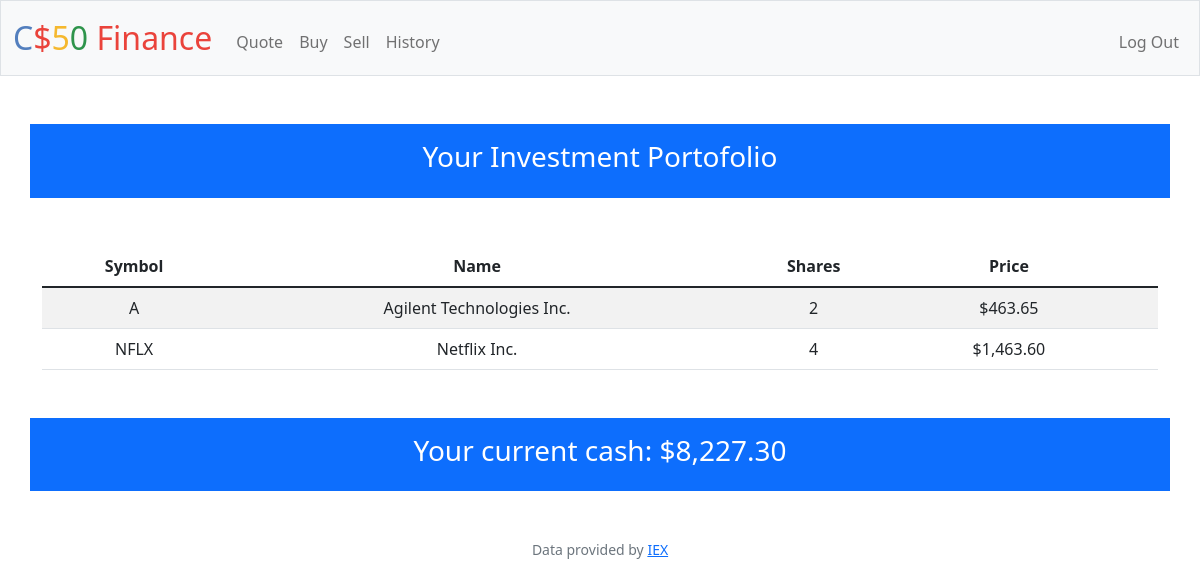
The app's page / (signed in), older data.
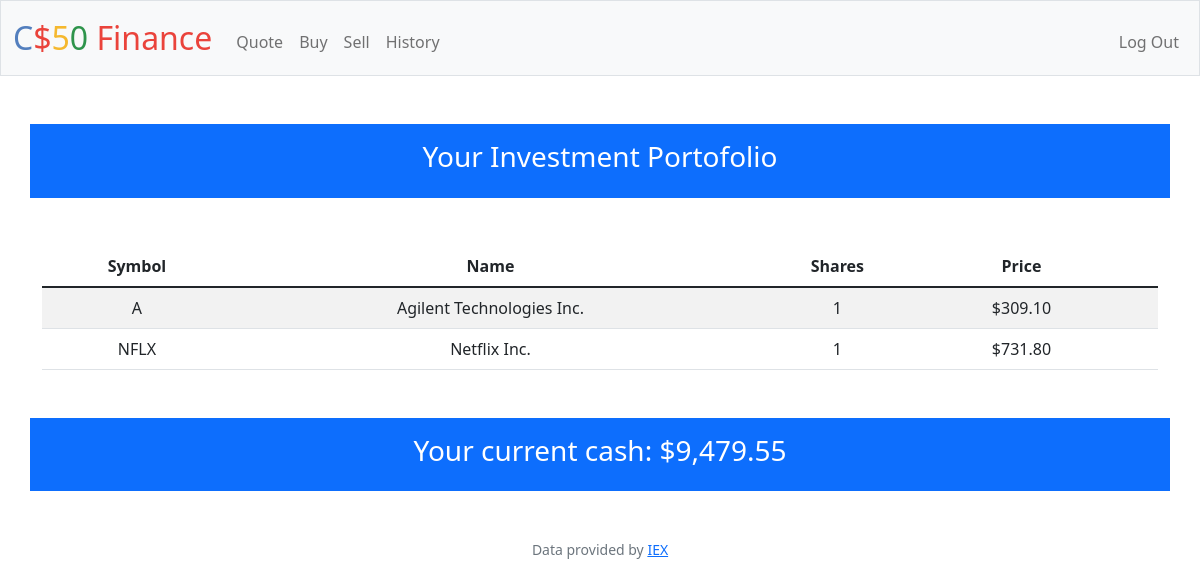
The same page, newer data.
### tables this page shows
CREATE TABLE purchased_stock(
id integer primary key autoincrement not null,
user_id integer not null,
symbol text not null,
name text not null,
price float not null, shares integer after symbol);

CREATE TABLE users (id INTEGER PRIMARY KEY AUTOINCREMENT NOT NULL, username TEXT NOT NULL, hash TEXT NOT NULL, cash NUMERIC NOT NULL DEFAULT 10000.00);

### app.py (the view)
@app.route("/")
@login_required
def index():
    id = session["user_id"]
    """Show portfolio of stocks"""
    portofolio = db.execute("select symbol, name, price, sum(shares) as shares from purchased_stock where user_id = ? group by symbol", id)
    saldo = db.execute("select * from users where id = ?", id)[0]
    print(saldo)
    return render_template("index.html", portofolio = portofolio, balance=saldo)

### app.py (called while the page is built)
@app.after_request
def after_request(response):
    response.headers["Cache-Control"] = "no-cache, no-store, must-revalidate"
    response.headers["Expires"] = 0
    response.headers["Pragma"] = "no-cache"
    return response

### helpers.py (called while the page is built)
def login_required(f):
    @wraps(f)
    def decorated_function(*args, **kwargs):
        if session.get("user_id") is None:
            return redirect("/login")
        return f(*args, **kwargs)
    return decorated_function

def usd(value):
    return f"${value:,.2f}"

### templates/index.html (shortened to what this page needs)
{% extends "layout.html" %}
{% block main %}
    <div class="container p-3 bg-primary text-white">
        <h3>Your Investment Portofolio</h3>
    </div>
    <div class="container mt-5">
        <table class="table table-striped">
            <thead>
                <th>Symbol</th>
                <th>Name</th>
                <th>Shares</th>
                <th>Price</th>
            </thead>
            <tbody>
                {% for porto in portofolio %}
                <tr>
                    <td>{{ porto["symbol"] }}</td>
                    <td>{{ porto["name"] }}</td>
                    <td>{{ porto["shares"] }}</td>
                    <td>{{ porto["price"] | usd }}</td>
                    <td>{{ shares }}</td>
                </tr>
                {% endfor %}
            </tbody>
        </table>
    </div>
    <div class="container bg-primary p-3 mt-5 text-white">
        <h3>Your current cash: {{ balance["cash"] | usd }}</h3>
    </div>
{% endblock %}

Row changes from the older to the newer data that the page shows:
changed purchased_stock "Agilent Technologies Inc.": shares "2" → "1"; price "$463.65" → "$309.10"
changed purchased_stock "NFLX": shares "4" → "1"; price "$1,463.60" → "$731.80"
changed users: cash "$8,227.30" → "$9,479.55"
